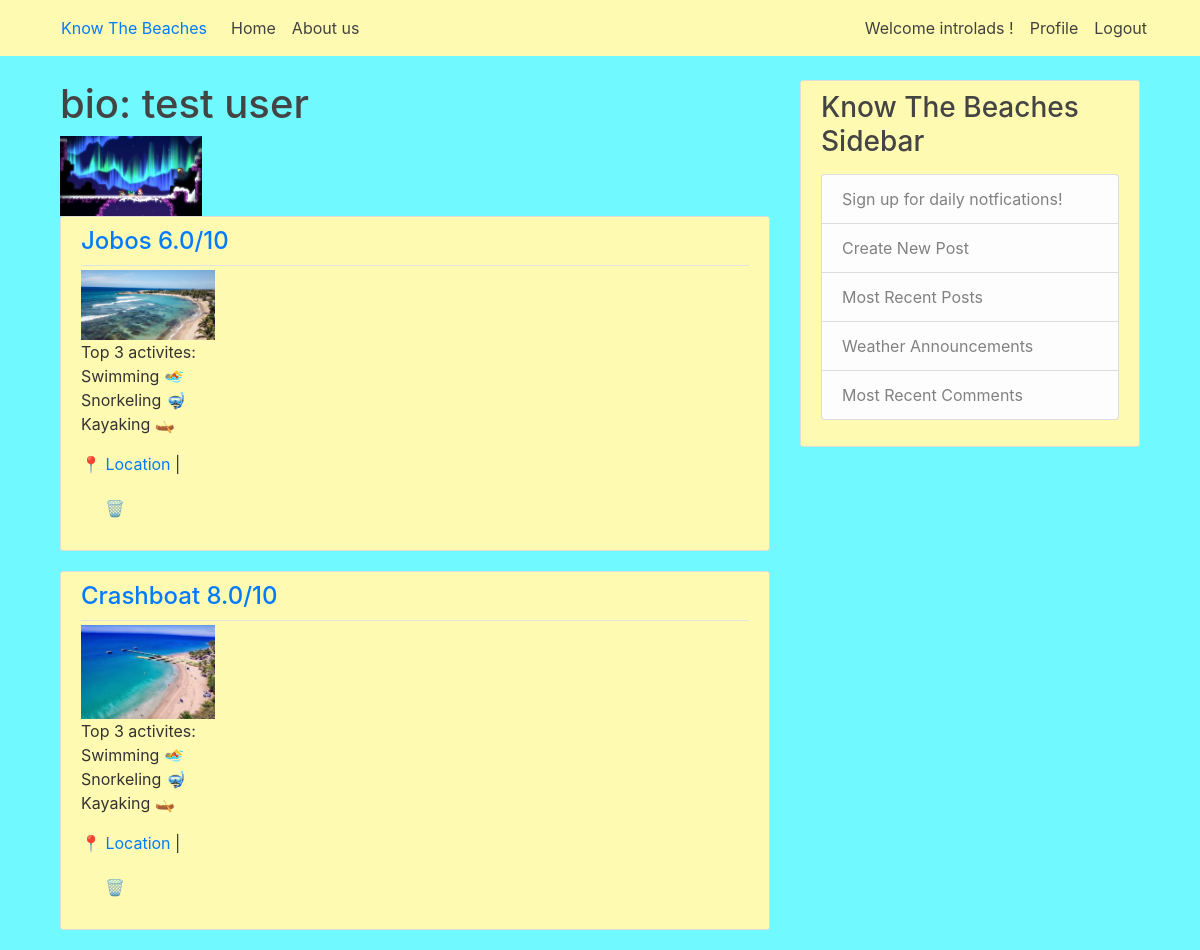
The page /profile/jeremy/ (signed in) on the database its author committed.
### beach/models.py (models this page shows, shortened)
class Profile(models.Model):
    img = models.ImageField(upload_to='profile_pic', null = True)
    date_created = models.DateTimeField(default = timezone.now)
    user = models.ForeignKey(User, on_delete = models.CASCADE)
    bio = models.TextField(max_length=500, blank = True)
    bucketList = models.TextField(max_length=1000, blank = True)
    region = models.CharField(max_length = 2, choices=CHOICE_REGIONS) # N, NE, E, SE, S, SW, W, NW

class Beach(models.Model):
    name = models.CharField(max_length = 60)
    img = models.ImageField(upload_to='beach_pic', null = True)
    region = models.CharField(max_length = 2, choices=CHOICE_REGIONS) # N, NE, E, SE, S, SW, W, NW
    overallRating = models.DecimalField(max_digits=3, decimal_places=1, null = True)
    swimRating = models.DecimalField(max_digits=3, decimal_places=1, null = True)
    diveRating = models.DecimalField(max_digits=3, decimal_places=1, null = True)
    surfRating = models.DecimalField(max_digits=3, decimal_places=1, null = True)
    loungeRating = models.DecimalField(max_digits=3, decimal_places=1, null = True)
    boatRating = models.DecimalField(max_digits=3, decimal_places=1, null = True)
    isCleanRating = models.DecimalField(max_digits=3, decimal_places=1, null = True)
    safetyRating = models.DecimalField(max_digits=3, decimal_places=1, null = True)
    lifeguardRating = models.CharField(max_length = 3, choices=CHOICE_AVAILABLE, default= 'No')

### userProfile/views.py (the view)
# urls.py: path('profile/', include('userProfile.urls'), name = 'profile'),
def userProfile(request, username='jeremy'): #if profile ID doesn't exist we must redirect to the login page.
    bListString = Profile.objects.get(user__username=username).bucketList
    bList = bListString.rsplit(",")
    context = {
        'profile': Profile.objects.filter(user__username=username)[0],
        'bucketList': Beach.objects.filter(name__in=bList)
    }
    return render(request, 'userProfile/userProfile.html', context)

### templates/userProfile/userProfile.html
{% extends "base.html" %}
{% block content %}
    <h1>bio: {{profile.bio}}</h1>
    <div>
        <img src="{{profile.img.url}}" alt="image not found" width="20%">
    </div>
    <div>
        {% for beach in bucketList %}
        <article class="media content-section">
            <div class="media-body">
              <div class="article-metadata">
                <h4><a class="mr-2" href="{% url 'beach' beach.name %}">{{ beach.name | title}} {{ beach.overallRating }}/10 </a> </h4>
              </div>
              <div>
                <img src="{{beach.img.url}}" alt="image not found" width="20%">
              </div>
              <div>
                <p class="article-content">Top 3 activites: <br> Swimming 🏊 <br> Snorkeling 🤿 <br> Kayaking 🛶 </p>
                <p class="article-content"><a href="/#">📍 Location </a> | <form action="remove/{{beach.name}}"><button class="dropdown-item" type="btn">🗑️</button></form></p>
              </div>
            </div>
          </article>
      {% endfor %}
    </div>
{% endblock content %}

### templates/base.html (shortened to what this page needs)
{% load static %}
<!doctype html>
<html lang="en">
  <head>
    <link rel="stylesheet" href="https://maxcdn.bootstrapcdn.com/bootstrap/4.0.0/css/bootstrap.min.css">
    <link rel="stylesheet" type = "text/css" href="{% static 'beach/main.css'%}">
  </head>
  <body>
    <header class="site-header">
        <nav class="navbar navbar-expand-md navbar-dark bg-steel fixed-top">
          <div class="container">
            <a class="nav-item nav-link" href="/">Know The Beaches</a>
            <div class="collapse navbar-collapse" id="navbarToggle">
              <div class="navbar-nav mr-auto">
                <a class="nav-item nav-link" href="/">Home</a>
                <a class="nav-item nav-link" href="/about">About us</a>
              </div>
              <div class="navbar-nav">
                {% if user.is_authenticated %}
                  <a class="nav-item nav-link"> Welcome {{ user.username }} !</a>
                  <a class="nav-item nav-link" href="{% url 'profile' user.username %}">Profile</a>
                  <a class="nav-item nav-link" href="{% url 'logout' %}">Logout</a>
                {% else %}
                  <a class="nav-item nav-link" href="{% url 'login' %}">Login</a>
                  <a class="nav-item nav-link" href="{% url 'register' %}">Register</a>
                {% endif %}
              </div>
            </div>
          </div>
        </nav>
      </header>
      <div class = "container">
        <main role="main" class="container">
            <div class="row">
              <div class="col-md-8">
                {% block content %}{% endblock %}
              </div>
              <div class="col-md-4">
                <div class="content-section">
                  <h3>Know The Beaches Sidebar</h3>
                  <p class='text-muted'>
                    <ul class="list-group">
                      <li class="list-group-item list-group-item-light">Sign up for daily notfications!</li>
                      <li class="list-group-item list-group-item-light">Create New Post</li>
                      <li class="list-group-item list-group-item-light"> Most Recent Posts</li>
                      <li class="list-group-item list-group-item-light">Weather Announcements</li>
                      <li class="list-group-item list-group-item-light">Most Recent Comments</li>
                    </ul>
                  </p>
                </div>
              </div>
            </div>
          </main>
      </div>
  </body>
</html>

### beach/static/beach/main.css (style rules this page uses)
body { background: #70faff; color: #333333; margin-top: 5rem; }
h1, h2, h3, h4, h5, h6 { color: #444444; }
ul { margin: 0; }
.bg-steel { background-color: #fffab1; }
.site-header .navbar-nav .nav-link { color: #424242; }
.content-section { background: #fffab1; padding: 10px 20px; border: 1px solid #dddddd; border-radius: 3px; margin-bottom: 20px; }
.article-content { white-space: pre-line; }
.article-metadata { padding-bottom: 1px; margin-bottom: 4px; border-bottom: 1px solid #e3e3e3 }

### rows shown on the page
Profile: bio "test user", img (picture)
Beach: name "Jobos", overallRating "6.0", img (picture)
Beach: name "Crashboat", overallRating "8.0", img (picture)

### other values the page prints
{{ user.username }} "introlads"
